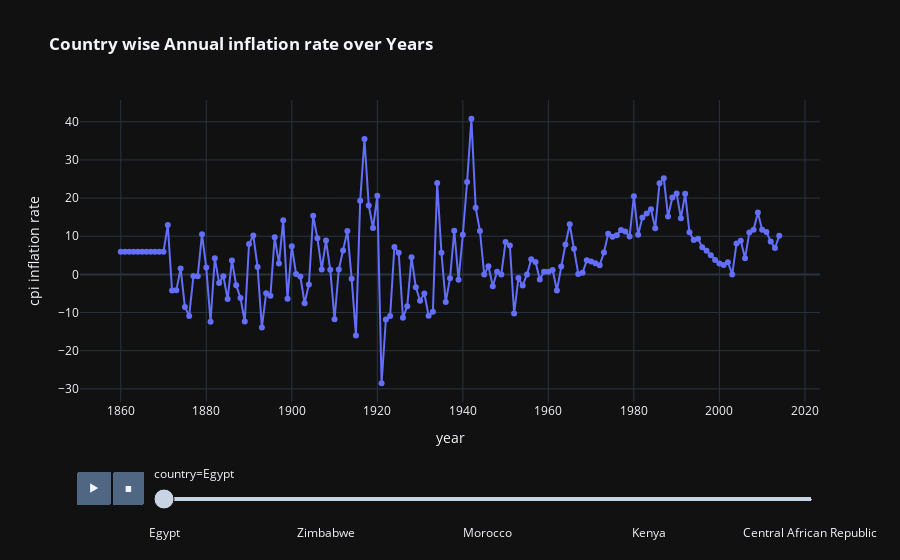

This figure's notebook cell:
### Code cell
fig=px.line(df.sort_values(by='year'),x='year',y='inflation_annual_cpi',animation_frame='country',labels={'inflation_annual_cpi':'cpi inflation rate'},animation_group='year',color='country',markers=True,template='plotly_dark',title='<b> Country wise Annual inflation rate over Years')
fig.update_traces(showlegend=False)

### Figure 1 — Plotly figure (JSON) as saved in the notebook; plotly's stock layout.template omitted (floating-point values rounded to 4 significant figures; data arrays with more than 128 entries replaced by an {"elided": "..."} marker saying what was removed)
{"data": [{"hovertemplate": "country=Egypt<br>year=%{x}<br>cpi inflation rate=%{y}<extra></extra>", "ids": {"elided": "155 int values"}, "legendgroup": "Egypt", "line": {"color": "#636efa", "dash": "solid"}, "marker": {"symbol": "circle"}, "mode": "lines+markers", "name": "Egypt", "orientation": "v", "showlegend": false, "type": "scatter", "x": {"elided": "155 int values"}, "xaxis": "x", "y": {"elided": "155 float values"}, "yaxis": "y"}], "layout": {"legend": {"title": {"text": "country"}, "tracegroupgap": 0}, "sliders": [{"active": 0, "currentvalue": {"prefix": "country="}, "len": 0.9, "pad": {"b": 10, "t": 60}, "steps": [{"args": [["Egypt"], {"frame": {"duration": 0, "redraw": false}, "fromcurrent": true, "mode": "immediate", "transition": {"duration": 0, "easing": "linear"}}], "label": "Egypt", "method": "animate"}, {"args": [["Algeria"], {"frame": {"duration": 0, "redraw": false}, "fromcurrent": true, "mode": "immediate", "transition": {"duration": 0, "easing": "linear"}}], "label": "Algeria", "method": "animate"}, {"args": [["South Africa"], {"frame": {"duration": 0, "redraw": false}, "fromcurrent": true, "mode": "immediate", "transition": {"duration": 0, "easing": "linear"}}], "label": "South Africa", "method": "animate"}, {"args": [["Zimbabwe"], {"frame": {"duration": 0, "redraw": false}, "fromcurrent": true, "mode": "immediate", "transition": {"duration": 0, "easing": "linear"}}], "label": "Zimbabwe", "method": "animate"}, {"args": [["Angola"], {"frame": {"duration": 0, "redraw": false}, "fromcurrent": true, "mode": "immediate", "transition": {"duration": 0, "easing": "linear"}}], "label": "Angola", "method": "animate"}, {"args": [["Tunisia"], {"frame": {"duration": 0, "redraw": false}, "fromcurrent": true, "mode": "immediate", "transition": {"duration": 0, "easing": "linear"}}], "label": "Tunisia", "method": "animate"}, {"args": [["Morocco"], {"frame": {"duration": 0, "redraw": false}, "fromcurrent": true, "mode": "immediate", "transition": {"duration": 0, "easing": "linear"}}], "label": "Morocco", "method": "animate"}, {"args": [["Zambia"], {"frame": {"duration": 0, "redraw": false}, "fromcurrent": true, "mode": "immediate", "transition": {"duration": 0, "easing": "linear"}}], "label": "Zambia", "method": "animate"}, {"args": [["Mauritius"], {"frame": {"duration": 0, "redraw": false}, "fromcurrent": true, "mode": "immediate", "transition": {"duration": 0, "easing": "linear"}}], "label": "Mauritius", "method": "animate"}, {"args": [["Kenya"], {"frame": {"duration": 0, "redraw": false}, "fromcurrent": true, "mode": "immediate", "transition": {"duration": 0, "easing": "linear"}}], "label": "Kenya", "method": "animate"}, {"args": [["Ivory Coast"], {"frame": {"duration": 0, "redraw": false}, "fromcurrent": true, "mode": "immediate", "transition": {"duration": 0, "easing": "linear"}}], "label": "Ivory Coast", "method": "animate"}, {"args": [["Nigeria"], {"frame": {"duration": 0, "redraw": false}, "fromcurrent": true, "mode": "immediate", "transition": {"duration": 0, "easing": "linear"}}], "label": "Nigeria", "method": "animate"}, {"args": [["Central African Republic"], {"frame": {"duration": 0, "redraw": false}, "fromcurrent": true, "mode": "immediate", "transition": {"duration": 0, "easing": "linear"}}], "label": "Central African Republic", "method": "animate"}], "x": 0.1, "xanchor": "left", "y": 0, "yanchor": "top"}], "title": {"text": "<b> Country wise Annual inflation rate over Years"}, "updatemenus": [{"buttons": [{"args": [null, {"frame": {"duration": 500, "redraw": false}, "fromcurrent": true, "mode": "immediate", "transition": {"duration": 500, "easing": "linear"}}], "label": "&#9654;", "method": "animate"}, {"args": [[null], {"frame": {"duration": 0, "redraw": false}, "fromcurrent": true, "mode": "immediate", "transition": {"duration": 0, "easing": "linear"}}], "label": "&#9724;", "method": "animate"}], "direction": "left", "pad": {"r": 10, "t": 70}, "showactive": false, "type": "buttons", "x": 0.1, "xanchor": "right", "y": 0, "yanchor": "top"}], "xaxis": {"anchor": "y", "domain": [0, 1], "title": {"text": "year"}}, "yaxis": {"anchor": "x", "domain": [0, 1], "title": {"text": "cpi inflation rate"}}}}
